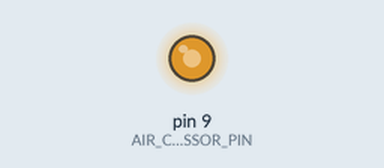
The sketch below on a simulated Arduino Uno, built with avr-gcc and run on an emulated ATmega328P. Parts: output pins drawn as LEDs (lit = HIGH).

Above: at 0.1 s.
Timing chart, 0 to 1.6 s (numbered marks = the images above):
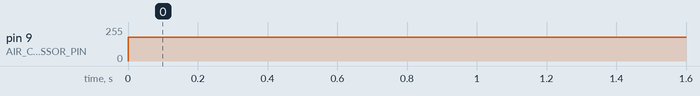

The sketch:

airCompressorTest.ino
```cpp
#define AIR_COMPRESSOR_PIN 9

void setup() {
  pinMode(AIR_COMPRESSOR_PIN, OUTPUT);
  Serial.begin(9600);

}

void loop() {
  analogWrite(AIR_COMPRESSOR_PIN, 180);

}
```

Measured:
- by itself, pin 9 (AIR_COMPRESSOR_PIN): 0/255 → 180/255 at 0.00 s
